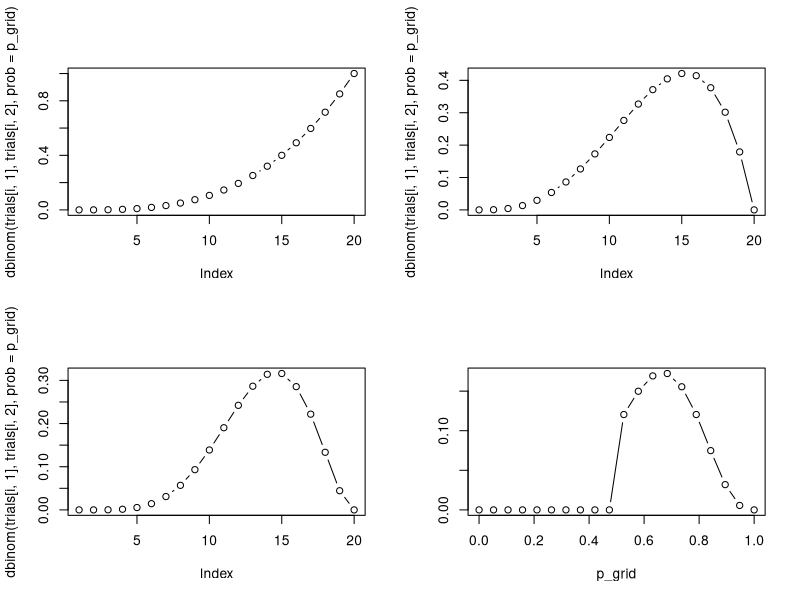
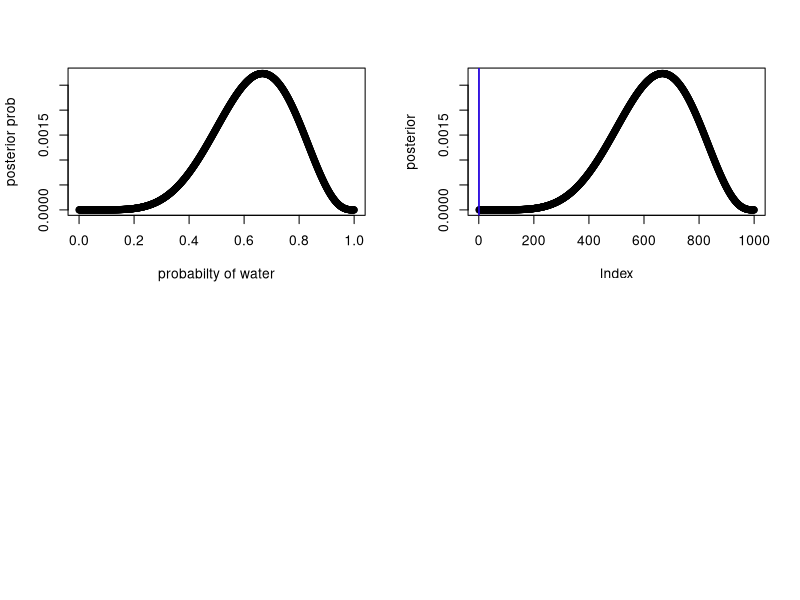

Recreate these plots in R, in order. (Note: this script raises an error after producing the figures.)

#chapter 2 excercises
#easy
w<-c(.3,1);
pulls<-c(.5,.5)
w*pulls/sum(w*pulls)

ways<-c(0,1,2)
ways/sum(ways)

ways<-c(0,1,4)
ways/sum(ways)

#medium
ways<-c(0,1,2)
pull<-c(3,2,1)
df<-data.frame(cbind(ways,pull))

new.ways<-ways*pull

df<-data.frame(cbind(df,new.ways,new.ways/sum(new.ways)))

colnames(df)<-(c("prior ways",'weighted',"new ways to pull","final prob"))

p_grid<-seq(from=0,to=1,length.out=20 )
print("here is the pgrid")
p_grid

prior <-rep(1,20)  #uniform prior assumption
prior <-ifelse(p_grid<.5,0,1)  #stepwise
prior

trials<-matrix(data=c(3,3,3,4,5,7),ncol=2,nrow=3, byrow=T)
par(mfrow=c(2,2))
for(i in 1:nrow(trials)){
  cat ("binomial demo ",i)
  print(dbinom(trials[i,1], trials[i,2],prob=p_grid))
  plot(dbinom(trials[i,1], trials[i,2],prob=p_grid),type='b')
}

likelihood<-dbinom(6,9,prob=p_grid)
unstd.posterior<-likelihood*prior
posterior<-unstd.posterior/sum(unstd.posterior)
df1<-cbind(p_grid,round(posterior,10))
plot(df1,type='b')

#Hard

#panda A gives twins 10%
#panda B gives twins 20%
#each panda type 50% likely

#witness a new panda give twins.  What's the probability the next birth is twins?

#twins similar to water, singles to land.



#Chapter 3

#easy

###simple posterior from grid approx
p_grid<-seq(from=0,to=1,length.out=1000)
#p<-seq(from=0,to=1,length.out=1000)
prior<-rep(1,1000)  #this is basically a uniform prior (I think)
likelihood <- dbinom(6,size=9,prob=p_grid)
unstd.posterior <- likelihood * prior
posterior<-unstd.posterior/sum(unstd.posterior)
plot (p_grid,posterior,type='b',xlab = 'probabilty of water',ylab = 'posterior prob')
set.seed(100)
samples<-sample(p_grid,  prob = posterior,size = 1e4,replace = T)

#3e1 how much posterior probabilty lies below p = .2?

sum(samples[samples<.2])/sum(samples)  #[1] 0.000138255

#3e2 how much posterior probabilty lies above p = .8?

sum(samples[samples>.8])/sum(samples)   #[1] 0.1493343

#3e3 how much posterior probabilty lies between p = .2 and p = .8?

sum(samples[samples>.2 & samples<.8])/sum(samples)   #[1] 0.8505274

#3e4 20% of posterior probability lies below which value of p?

#sum(samples[samples < X])/sum(samples) = .2  #solve for x

quantile(samples,.2)

sum(samples[samples<0.5195195])/sum(samples)   #[1] 0.5195195

plot(posterior)
abline(v=quantile(samples,.2),col='red')
abline(v=quantile(samples,.2),col='blue')
#3e5 20% of posterior probability lies above which value of p?
sum(samples[samples<quantile(samples,.8)])/sum(samples)   #[1] 0.7413818

abline(v=quantile(samples,.8),col='blue')
#3e6 which values of p contain the narrowest interval equal to 66% of the posterior probability?

HPDI(samples, prob=.66)

#       |0.66     0.66| 
#       0.5205205 0.7847848

#3e7 which values of p contain 66% of the posterior probability, asuming equal posterior probabilty both below and above the interval?

PI(samples, prob=.66)
#   17%       83% 
#  0.5005005 0.7687688 





#3m1
p_grid<-seq(from=0,to=1,length.out=1000)
#p<-seq(from=0,to=1,length.out=1000)
prior<-rep(1,1000)  #this is basically a uniform prior (I think)
likelihood <- dbinom(8,size=15,prob=p_grid)
unstd.posterior <- likelihood * prior
posterior<-unstd.posterior/sum(unstd.posterior)
plot (p_grid,posterior,type='b',xlab = 'probabilty of water',ylab = 'posterior prob')


#3m2
samples<-sample(p_grid,  prob = posterior,size = 1e4,replace = T)
HPDI(samples, .9)
#     |0.9      0.9| 
#     0.3383383 0.7317317 

#3m3  Construct posertior predictie check for hti smodel.  simulate the distributino of samples, averagoe over the posterior uncertain in p.  What is prob of obvserving 8 water in 15 tosses?




dummy_w<-rbinom(1e5,size = 15, prob = samples)  
sum(dummy_w[dummy_w==8])/sum(dummy_w)  #[1] 0.1494651
table(dummy_w)/1e5
simplehist(dummy_w)


#3m4  Using the above data, calculate the prob of abserving 6 in 9 tosses.
samples<-sample(p_grid,  prob = posterior,size = 1e4,replace = T)

dummy_w<-rbinom(1e5,size = 9, prob = samples)  
table(dummy_w)/1e5
simplehist(dummy_w)

sum(dummy_w[dummy_w==6])/sum(dummy_w)  #[1] 0.2263661




#3m5

birth1 <- c(1,0,0,0,1,1,0,1,0,1,0,0,1,1,0,1,1,0,0,0,1,0,0,0,1,0,
            0,0,0,1,1,1,0,1,0,1,1,1,0,1,0,1,1,0,1,0,0,1,1,0,1,0,0,0,0,0,0,0,
            1,1,0,1,0,0,1,0,0,0,1,0,0,1,1,1,1,0,1,0,1,1,1,1,1,0,0,1,0,1,1,0,
            1,0,1,1,1,0,1,1,1,1)
birth2 <- c(0,1,0,1,0,1,1,1,0,0,1,1,1,1,1,0,0,1,1,1,0,0,1,1,1,0,
            1,1,1,0,1,1,1,0,1,0,0,1,1,1,1,0,0,1,0,1,1,1,1,1,1,1,1,1,1,1,1,1,
            1,1,1,0,1,1,0,1,1,0,1,1,1,0,0,0,0,0,0,1,0,0,0,1,1,0,0,1,0,0,1,1,
            0,0,0,1,1,1,0,0,0,0)
#3h1
#3h2
#3h3
#3h4
#3h5





